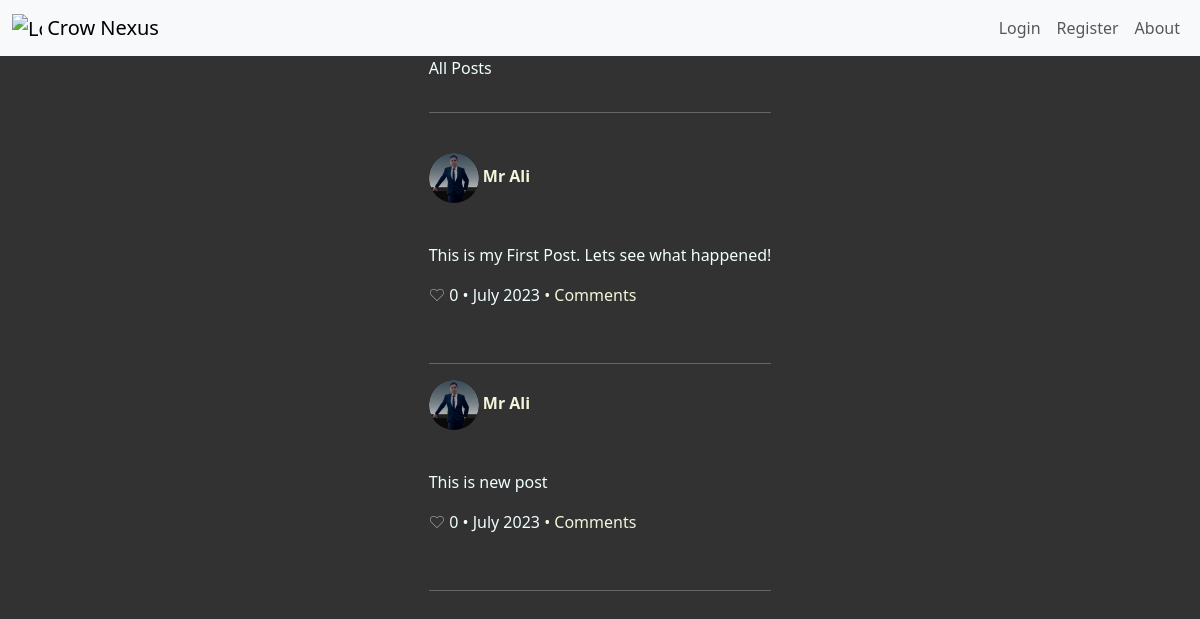
The page / on the database its author committed.
### main.py (models this page shows)
    class Post(db.Model):
        __tablename__ = 'post'
        id = db.Column(db.Integer, primary_key=True)
        user_id = db.Column(db.Integer, db.ForeignKey(
            'user.id'), nullable=False)
        body = db.Column(db.Text, nullable=False)
        likes = db.Column(db.Integer, default=0)
        created_at = db.Column(db.DateTime, default=datetime.utcnow)
        updated_at = db.Column(db.DateTime, default=datetime.utcnow)
        user = relationship('User', back_populates='posts')
        comments = db.relationship('Comment', back_populates='post')

    class User(db.Model, UserMixin):
        __tablename__ = 'user'
        id = db.Column(db.Integer, primary_key=True)
        username = db.Column(db.String(40), nullable=False, unique=False)
        email = db.Column(db.String(80), nullable=False, unique=True)
        phone_number = db.Column(db.String(20))
        password = db.Column(db.String(100), nullable=False)
        created_at = db.Column(db.DateTime, default=datetime.utcnow)
        updated_at = db.Column(
            db.DateTime, default=datetime.utcnow, onupdate=datetime.utcnow)
        is_blocked = db.Column(db.Boolean, default=False)
        profile_picture = db.Column(db.String(100))
        posts = relationship('Post', back_populates='user')
        comments = db.relationship('Comment', back_populates='user')

### main.py (the view)
    @app.route('/')
    def home():
        all_posts = Post.query.all()
        return render_template('index.html', posts=all_posts, current_user=current_user, logged_in=current_user.is_authenticated)

### templates/index.html
{% extends 'base.html' %}
{% block content %}
<p>All Posts</p>
<hr><br>
{% for post in posts %}
<div>
    <a href="{{ url_for('user_posts', user_id=post.user.id) }}">
        <p>
            <span>
            {% if post.user.profile_picture %}
                <img src="{{ url_for('static', filename='profile_pictures/' + post.user.profile_picture) }}" alt="Profile Picture">
            {% else %}
             <img src="{{ url_for('static', filename='images/blank-profile-pic.png') }}" alt="Profile Picture">
            {% endif %}
        </span>
        <strong> {{ post.user.username }}</strong>
        </p>
    </a>
    <br>
    <p>{{ post.body }}</p>
    <p style="font-weight:lighter">
        ♡  {{ post.likes }} •
        {{ post.created_at.strftime('%B %Y') }}
        <a href="{{ url_for('show_post', post_id=post.id) }}">• Comments</a>
        <br>
    </p>
    <br><hr>
</div>
{% endfor %}
{% endblock %}

### static/css/styles.css (style rules this page uses)
body { background-color: #323232; color: azure; }
div p img { border-radius: 50%; height: 50px; }
a { text-decoration: none; color: beige; }

### rows shown on the page
Post: profile_picture (picture), user.username "Mr Ali", body "This is my First Post. Lets see what happened!", likes "0", created_at "July 2023"
Post: profile_picture (picture), user.username "Mr Ali", body "This is new post", likes "0", created_at "July 2023"
